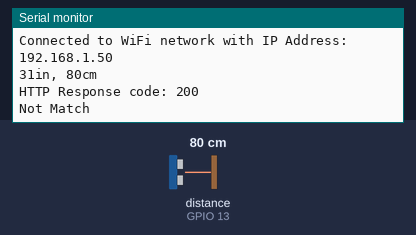
This program was run on a simulated ESP8266 (NodeMCU). On the bench: the last lines printed to the serial monitor. Wiring (inferred from the names in the program): ultrasonic range finder: trigger GPIO 4; echo GPIO 13. The test bench sets the inputs (shaded band); at power-on: distance to the obstacle (sensor on GPIO 13) 80 cm. The echo pulse lasts 58.3 µs per cm; WiFi joins after 1.5 s; servers stay silent unless stated; uploads are accepted with an empty reply.

Above: at 3.2 s.
3.3 s: distance to the obstacle (sensor on GPIO 13) set to 2 cm
At 3.37 s:
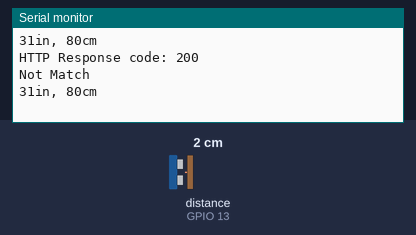
5.0 s: distance to the obstacle (sensor on GPIO 13) set to 4 cm
At 6.6 s:
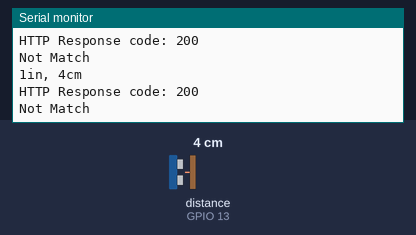
Timing chart, 0 to 8.1 s (numbered marks = the images above; inputs shaded):
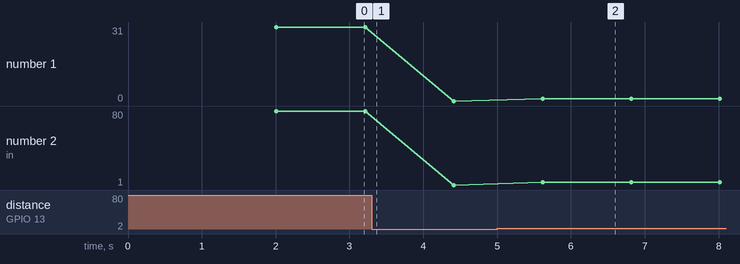

The program:

main.cpp
```cpp
#include <ESP8266WiFi.h>
#include <ESP8266HTTPClient.h>
#include <WiFiClient.h>
#include "ArduinoJson.h"
#include "stdlib.h"
#include "string"

// const char* ssid = "captain";
// const char* password = "87654321";

const char* ssid = "captain";
const char* password = "12345678";
String ServerIP = "http://192.168.137.1/";

//Your Domain name with URL path or IP address with path
int trigPin = 4;    // Trigger
int echoPin = 13;    // Echo
long duration, cm, inches;
int binID = 1;
int blue = 5;
int red = 12;


;

void setup() {
  Serial.begin(115200);

 pinMode(trigPin, OUTPUT);
  pinMode(echoPin, INPUT);

  WiFi.begin(ssid, password);
  Serial.println("Connecting");
  while(WiFi.status() != WL_CONNECTED) {
    Serial.print(".");
    delay(1000);
  }
  Serial.println("");
  Serial.print("Connected to WiFi network with IP Address: ");
  Serial.println(WiFi.localIP());
 }

void loop() {
    // The sensor is triggered by a HIGH pulse of 10 or more microseconds.
  // Give a short LOW pulse beforehand to ensure a clean HIGH pulse:
  digitalWrite(trigPin, LOW);
  delayMicroseconds(5);
  digitalWrite(trigPin, HIGH);
  delayMicroseconds(10);
  digitalWrite(trigPin, LOW);

  // Read the signal from the sensor: a HIGH pulse whose
  // duration is the time (in microseconds) from the sending
  // of the ping to the reception of its echo off of an object.
  pinMode(echoPin, INPUT);
  duration = pulseIn(echoPin, HIGH);

  // Convert the time into a distance
  cm = (duration/2) / 29.1;     // Divide by 29.1 or multiply by 0.0343
  inches = (duration/2) / 74;   // Divide by 74 or multiply by 0.0135

  Serial.print(inches);
  Serial.print("in, ");
  Serial.print(cm);
  Serial.print("cm");
  Serial.println();

  if (cm >= 20) {
    digitalWrite(blue, HIGH);
    digitalWrite(red, LOW);
  } else {
    digitalWrite(blue, LOW);
    digitalWrite(red, HIGH);
  }

    if(WiFi.status() == WL_CONNECTED){
      WiFiClient client;
      HTTPClient http;

      // Your Domain name with URL path or IP address with path
      String server = ServerIP + "/captein/php/set-level.php";
      http.begin(client, server.c_str());
      http.addHeader("Content-Type", "application/x-www-form-urlencoded");
      String postedData = "level="+String(cm)+"&bin_id="+String(binID);


      // Send HTTP GET request
      int httpResponseCode = http.POST(postedData);

      if (httpResponseCode>0) {
        Serial.print("HTTP Response code: ");
        Serial.println(httpResponseCode);
        String payload = http.getString();
        String hello = "Hello Captein";
        // Serial.println(payload);
        if (strcmp(payload.c_str(), hello.c_str()) == 0) {
          Serial.println("Match");
        } else {
          Serial.println("Not Match");
        }

        delay(1000);
      }
      else {
        Serial.print("Error code: ");
        Serial.println(httpResponseCode);
      }
      // Free resources
      http.end();
    }
    else {
      Serial.println("WiFi Disconnected");
    }
}
```

Measured:
- after the input at 5.0 s, the serial monitor: prints a new line after 0.62 s (image 2)
- plotted number 1: 31 → 0 after the input at 3.3 s
- plotted number 2: 80 → 1 after the input at 3.3 s, 1 → 4 after the input at 5.0 s
